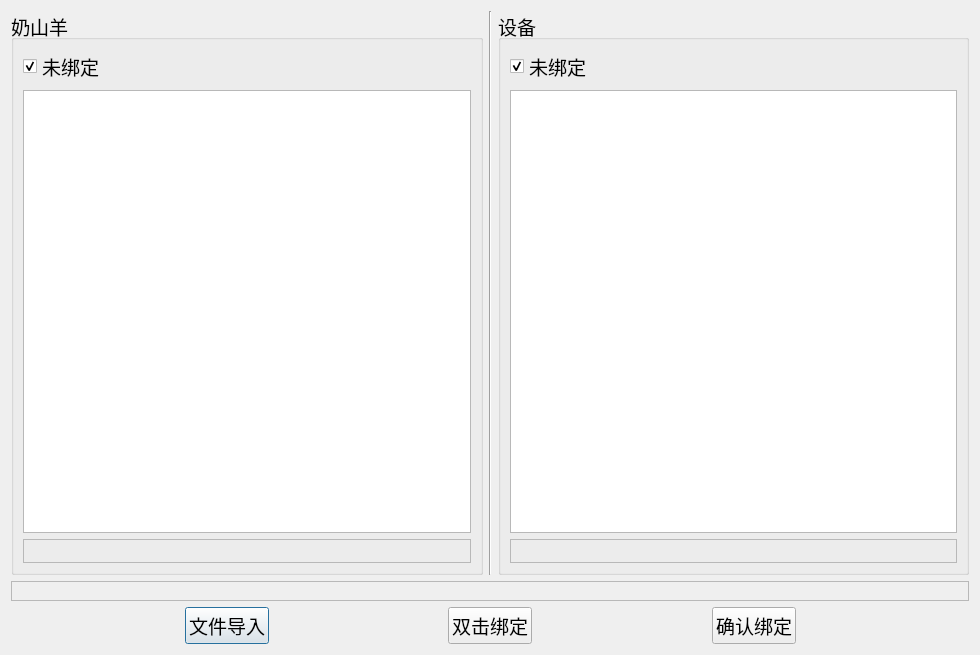
<?xml version="1.0" encoding="UTF-8"?>
<ui version="4.0">
 <class>bindingDialog</class>
 <widget class="QDialog" name="bindingDialog">
  <property name="geometry">
   <rect>
    <x>0</x>
    <y>0</y>
    <width>980</width>
    <height>655</height>
   </rect>
  </property>
  <property name="font">
   <font>
    <pointsize>14</pointsize>
   </font>
  </property>
  <property name="windowTitle">
   <string>绑定设置</string>
  </property>
  <layout class="QVBoxLayout" name="verticalLayout_3">
   <item>
    <layout class="QHBoxLayout" name="horizontalLayout">
     <item>
      <widget class="QGroupBox" name="groupBox">
       <property name="title">
        <string>奶山羊</string>
       </property>
       <layout class="QVBoxLayout" name="verticalLayout">
        <item>
         <widget class="QCheckBox" name="goatCheckBox">
          <property name="text">
           <string>未绑定</string>
          </property>
          <property name="checked">
           <bool>true</bool>
          </property>
         </widget>
        </item>
        <item>
         <widget class="QTableView" name="goatTableView">
          <attribute name="verticalHeaderVisible">
           <bool>false</bool>
          </attribute>
         </widget>
        </item>
        <item>
         <widget class="QLabel" name="goatSelected">
          <property name="layoutDirection">
           <enum>Qt::LeftToRight</enum>
          </property>
          <property name="frameShape">
           <enum>QFrame::StyledPanel</enum>
          </property>
          <property name="text">
           <string/>
          </property>
          <property name="alignment">
           <set>Qt::AlignRight|Qt::AlignTrailing|Qt::AlignVCenter</set>
          </property>
         </widget>
        </item>
       </layout>
      </widget>
     </item>
     <item>
      <widget class="Line" name="line">
       <property name="orientation">
        <enum>Qt::Vertical</enum>
       </property>
      </widget>
     </item>
     <item>
      <widget class="QGroupBox" name="groupBox_2">
       <property name="title">
        <string>设备</string>
       </property>
       <layout class="QVBoxLayout" name="verticalLayout_2">
        <item>
         <widget class="QCheckBox" name="deviceCheckBox">
          <property name="text">
           <string>未绑定</string>
          </property>
          <property name="checked">
           <bool>true</bool>
          </property>
         </widget>
        </item>
        <item>
         <widget class="QTableView" name="deviceTableView">
          <attribute name="verticalHeaderVisible">
           <bool>false</bool>
          </attribute>
         </widget>
        </item>
        <item>
         <widget class="QLabel" name="deviceSelected">
          <property name="frameShape">
           <enum>QFrame::StyledPanel</enum>
          </property>
          <property name="text">
           <string/>
          </property>
         </widget>
        </item>
       </layout>
      </widget>
     </item>
    </layout>
   </item>
   <item>
    <widget class="QLabel" name="bindingResult">
     <property name="font">
      <font>
       <pointsize>12</pointsize>
      </font>
     </property>
     <property name="frameShape">
      <enum>QFrame::StyledPanel</enum>
     </property>
     <property name="frameShadow">
      <enum>QFrame::Plain</enum>
     </property>
     <property name="text">
      <string/>
     </property>
     <property name="alignment">
      <set>Qt::AlignCenter</set>
     </property>
    </widget>
   </item>
   <item>
    <layout class="QHBoxLayout" name="horizontalLayout_2">
     <item>
      <spacer name="horizontalSpacer">
       <property name="orientation">
        <enum>Qt::Horizontal</enum>
       </property>
       <property name="sizeHint" stdset="0">
        <size>
         <width>40</width>
         <height>20</height>
        </size>
       </property>
      </spacer>
     </item>
     <item>
      <widget class="QPushButton" name="selectFileButton">
       <property name="text">
        <string>文件导入</string>
       </property>
      </widget>
     </item>
     <item>
      <spacer name="horizontalSpacer_2">
       <property name="orientation">
        <enum>Qt::Horizontal</enum>
       </property>
       <property name="sizeHint" stdset="0">
        <size>
         <width>40</width>
         <height>20</height>
        </size>
       </property>
      </spacer>
     </item>
     <item>
      <widget class="QPushButton" name="doubleButton">
       <property name="text">
        <string>双击绑定</string>
       </property>
      </widget>
     </item>
     <item>
      <spacer name="horizontalSpacer_3">
       <property name="orientation">
        <enum>Qt::Horizontal</enum>
       </property>
       <property name="sizeHint" stdset="0">
        <size>
         <width>40</width>
         <height>20</height>
        </size>
       </property>
      </spacer>
     </item>
     <item>
      <widget class="QPushButton" name="confirmButton">
       <property name="text">
        <string>确认绑定</string>
       </property>
      </widget>
     </item>
     <item>
      <spacer name="horizontalSpacer_4">
       <property name="orientation">
        <enum>Qt::Horizontal</enum>
       </property>
       <property name="sizeHint" stdset="0">
        <size>
         <width>40</width>
         <height>20</height>
        </size>
       </property>
      </spacer>
     </item>
    </layout>
   </item>
  </layout>
 </widget>
 <resources/>
 <connections/>
</ui>
